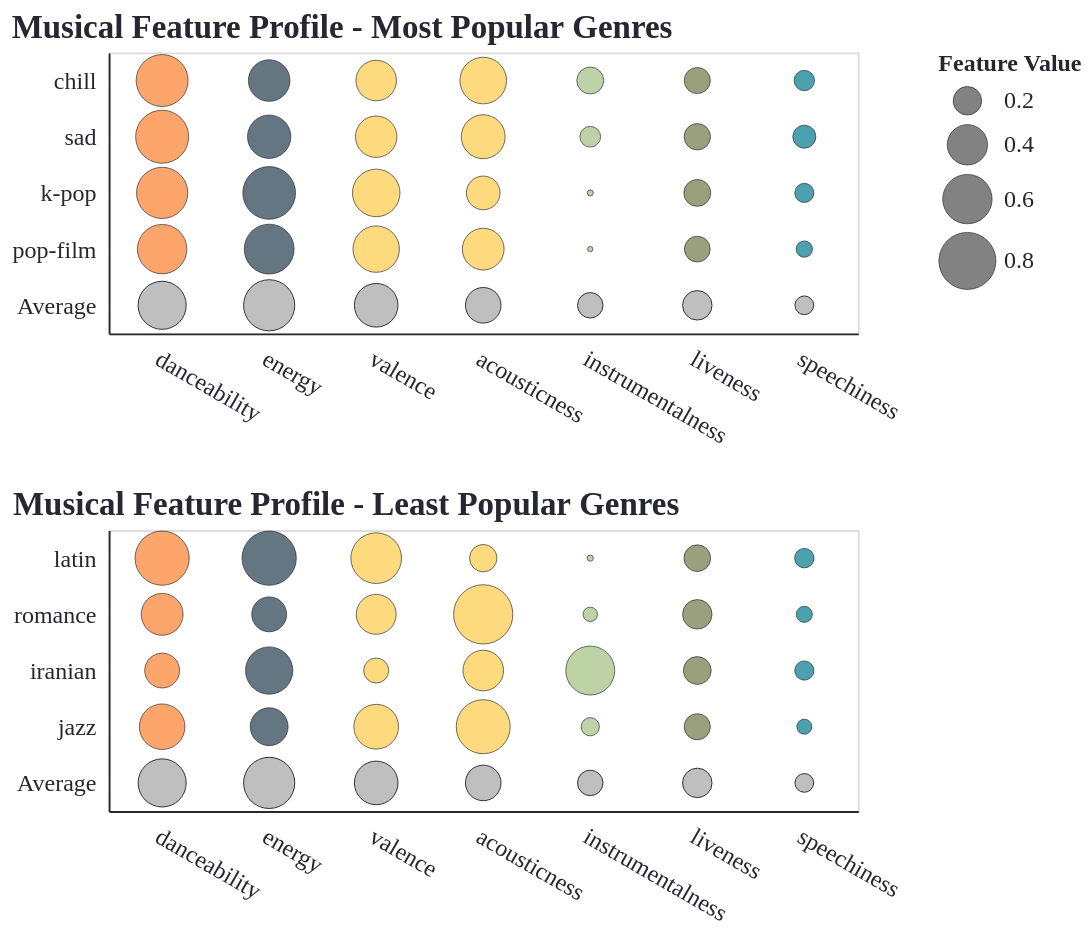

Vega-Lite specification for this chart:
### Vega-Lite specification from a JSON file in a GitHub repository (floating-point values rounded to 4 significant figures)
{"config": {"arc": {"fill": "#F63366"}, "area": {"fill": "#F63366"}, "circle": {"fill": "#F63366", "stroke": "#262730", "strokeWidth": 0.5}, "line": {"stroke": "#F63366"}, "path": {"stroke": "#F63366"}, "point": {"stroke": "#F63366"}, "rect": {"fill": "#F63366"}, "shape": {"stroke": "#F63366"}, "symbol": {"fill": "#F63366"}, "title": {"font": "IBM Plex Mono", "color": "#262730", "fontSize": 17.6, "anchor": "start"}, "subtitle": {"font": "IBM Plex Mono", "color": "#262730", "fontSize": 18, "anchor": "start"}, "axis": {"titleFont": "IBM Plex Mono", "titleColor": "#262730", "titleFontSize": 12.8, "labelFont": "IBM Plex Mono", "labelColor": "#262730", "labelFontSize": 12.8, "gridColor": "#f0f2f6", "domainColor": "#262730", "tickColor": "#fff"}, "header": {"labelFont": "IBM Plex Mono", "titleFont": "IBM Plex Mono", "labelFontSize": 16, "titleFontSize": 16}, "legend": {"titleFont": "IBM Plex Mono", "titleColor": "#262730", "titleFontSize": 12.8, "labelFont": "IBM Plex Mono", "labelColor": "#262730", "labelFontSize": 12.8}, "range": {"category": ["#fcca46", "#fe7f2d", "#233d4d", "#a1c181", "#717744", "#00798c"], "diverging": ["#850018", "#cd1549", "#f6618d", "#fbafc4", "#f5f5f5", "#93c5fe", "#5091e6", "#1d5ebd", "#002f84"], "heatmap": ["#ffb5d4", "#ff97b8", "#ff7499", "#fc4c78", "#ec245f", "#d2004b", "#b10034", "#91001f", "#720008"], "ramp": ["#ffb5d4", "#ff97b8", "#ff7499", "#fc4c78", "#ec245f", "#d2004b", "#b10034", "#91001f", "#720008"], "ordinal": ["#ffb5d4", "#ff97b8", "#ff7499", "#fc4c78", "#ec245f", "#d2004b", "#b10034", "#91001f", "#720008"]}}, "vconcat": [{"layer": [{"data": {"name": "data-f5371fcca5a84b5106228abc5afa647d"}, "mark": {"type": "circle"}, "encoding": {"color": {"field": "feature", "legend": null, "type": "nominal"}, "size": {"field": "value", "legend": {"title": "Feature Value"}, "scale": {"range": [0, 1000]}, "type": "quantitative"}, "tooltip": [{"field": "track_genre", "title": "Genre", "type": "nominal"}, {"field": "feature", "title": "Feature", "type": "nominal"}, {"field": "value", "format": ".2f", "title": "Value", "type": "quantitative"}], "x": {"axis": {"labelAngle": 30}, "field": "feature", "sort": ["danceability", "energy", "valence", "acousticness", "instrumentalness", "liveness", "speechiness"], "title": null, "type": "nominal"}, "y": {"field": "track_genre", "sort": ["chill", "sad", "k-pop", "pop-film"], "title": null, "type": "nominal"}}}, {"data": {"name": "data-e3d30fd7344116baf3e6418e6958f83b"}, "mark": {"type": "circle", "color": "gray", "fillOpacity": 0.5}, "encoding": {"size": {"field": "mean_value", "legend": null, "scale": {"range": [0, 1000]}, "type": "quantitative"}, "tooltip": [{"field": "mean_value", "format": ".2f", "title": "Dataset Mean", "type": "quantitative"}], "x": {"field": "feature", "sort": ["danceability", "energy", "valence", "acousticness", "instrumentalness", "liveness", "speechiness"], "type": "nominal"}, "y": {"field": "track_genre", "sort": ["chill", "sad", "k-pop", "pop-film"], "type": "nominal"}}}], "height": 150, "title": "Musical Feature Profile - Most Popular Genres", "width": 400}, {"layer": [{"data": {"name": "data-ac0a75e147047989746601761bc13e8a"}, "mark": {"type": "circle"}, "encoding": {"color": {"field": "feature", "legend": null, "type": "nominal"}, "size": {"field": "value", "legend": {"title": "Feature Value"}, "scale": {"range": [0, 1000]}, "type": "quantitative"}, "tooltip": [{"field": "track_genre", "title": "Genre", "type": "nominal"}, {"field": "feature", "title": "Feature", "type": "nominal"}, {"field": "value", "format": ".2f", "title": "Value", "type": "quantitative"}], "x": {"axis": {"labelAngle": 30}, "field": "feature", "sort": ["danceability", "energy", "valence", "acousticness", "instrumentalness", "liveness", "speechiness"], "title": null, "type": "nominal"}, "y": {"field": "track_genre", "sort": ["latin", "romance", "iranian", "jazz"], "title": null, "type": "nominal"}}}, {"data": {"name": "data-e3d30fd7344116baf3e6418e6958f83b"}, "mark": {"type": "circle", "color": "gray", "fillOpacity": 0.5}, "encoding": {"size": {"field": "mean_value", "legend": null, "scale": {"range": [0, 1000]}, "type": "quantitative"}, "tooltip": [{"field": "mean_value", "format": ".2f", "title": "Dataset Mean", "type": "quantitative"}], "x": {"field": "feature", "sort": ["danceability", "energy", "valence", "acousticness", "instrumentalness", "liveness", "speechiness"], "type": "nominal"}, "y": {"field": "track_genre", "sort": ["latin", "romance", "iranian", "jazz"], "type": "nominal"}}}], "height": 150, "title": "Musical Feature Profile - Least Popular Genres", "width": 400}], "$schema": "https://vega.github.io/schema/vega-lite/v5.20.1.json", "datasets": {"data-f5371fcca5a84b5106228abc5afa647d": [{"track_genre": "chill", "feature": "danceability", "value": 0.6645}, {"track_genre": "k-pop", "feature": "danceability", "value": 0.6462}, {"track_genre": "pop-film", "feature": "danceability", "value": 0.6006}, {"track_genre": "sad", "feature": "danceability", "value": 0.6923}, {"track_genre": "chill", "feature": "energy", "value": 0.4261}, {"track_genre": "k-pop", "feature": "energy", "value": 0.6843}, {"track_genre": "pop-film", "feature": "energy", "value": 0.6116}, {"track_genre": "sad", "feature": "energy", "value": 0.4626}, {"track_genre": "chill", "feature": "valence", "value": 0.4039}, {"track_genre": "k-pop", "feature": "valence", "value": 0.556}, {"track_genre": "pop-film", "feature": "valence", "value": 0.5306}, {"track_genre": "sad", "feature": "valence", "value": 0.4224}, {"track_genre": "chill", "feature": "acousticness", "value": 0.535}, {"track_genre": "k-pop", "feature": "acousticness", "value": 0.2792}, {"track_genre": "pop-film", "feature": "acousticness", "value": 0.4283}, {"track_genre": "sad", "feature": "acousticness", "value": 0.4741}, {"track_genre": "chill", "feature": "instrumentalness", "value": 0.1786}, {"track_genre": "k-pop", "feature": "instrumentalness", "value": 0.009196}, {"track_genre": "pop-film", "feature": "instrumentalness", "value": 0.006902}, {"track_genre": "sad", "feature": "instrumentalness", "value": 0.1056}, {"track_genre": "chill", "feature": "liveness", "value": 0.1684}, {"track_genre": "k-pop", "feature": "liveness", "value": 0.1776}, {"track_genre": "pop-film", "feature": "liveness", "value": 0.1631}, {"track_genre": "sad", "feature": "liveness", "value": 0.1717}, {"track_genre": "chill", "feature": "speechiness", "value": 0.1024}, {"track_genre": "k-pop", "feature": "speechiness", "value": 0.08993}, {"track_genre": "pop-film", "feature": "speechiness", "value": 0.06546}, {"track_genre": "sad", "feature": "speechiness", "value": 0.1305}], "data-e3d30fd7344116baf3e6418e6958f83b": [{"feature": "danceability", "mean_value": 0.5692, "track_genre": "Average"}, {"feature": "energy", "mean_value": 0.6439, "track_genre": "Average"}, {"feature": "valence", "mean_value": 0.4679, "track_genre": "Average"}, {"feature": "acousticness", "mean_value": 0.3112, "track_genre": "Average"}, {"feature": "instrumentalness", "mean_value": 0.1594, "track_genre": "Average"}, {"feature": "liveness", "mean_value": 0.2137, "track_genre": "Average"}, {"feature": "speechiness", "mean_value": 0.08603, "track_genre": "Average"}], "data-ac0a75e147047989746601761bc13e8a": [{"track_genre": "iranian", "feature": "danceability", "value": 0.2987}, {"track_genre": "jazz", "feature": "danceability", "value": 0.5109}, {"track_genre": "latin", "feature": "danceability", "value": 0.7232}, {"track_genre": "romance", "feature": "danceability", "value": 0.4314}, {"track_genre": "iranian", "feature": "energy", "value": 0.5502}, {"track_genre": "jazz", "feature": "energy", "value": 0.3529}, {"track_genre": "latin", "feature": "energy", "value": 0.7255}, {"track_genre": "romance", "feature": "energy", "value": 0.3001}, {"track_genre": "iranian", "feature": "valence", "value": 0.1543}, {"track_genre": "jazz", "feature": "valence", "value": 0.4923}, {"track_genre": "latin", "feature": "valence", "value": 0.6319}, {"track_genre": "romance", "feature": "valence", "value": 0.3921}, {"track_genre": "iranian", "feature": "acousticness", "value": 0.4058}, {"track_genre": "jazz", "feature": "acousticness", "value": 0.7173}, {"track_genre": "latin", "feature": "acousticness", "value": 0.1849}, {"track_genre": "romance", "feature": "acousticness", "value": 0.8632}, {"track_genre": "iranian", "feature": "instrumentalness", "value": 0.5892}, {"track_genre": "jazz", "feature": "instrumentalness", "value": 0.08199}, {"track_genre": "latin", "feature": "instrumentalness", "value": 0.009364}, {"track_genre": "romance", "feature": "instrumentalness", "value": 0.05062}, {"track_genre": "iranian", "feature": "liveness", "value": 0.1906}, {"track_genre": "jazz", "feature": "liveness", "value": 0.1687}, {"track_genre": "latin", "feature": "liveness", "value": 0.1756}, {"track_genre": "romance", "feature": "liveness", "value": 0.2142}, {"track_genre": "iranian", "feature": "speechiness", "value": 0.0907}, {"track_genre": "jazz", "feature": "speechiness", "value": 0.05557}, {"track_genre": "latin", "feature": "speechiness", "value": 0.09357}, {"track_genre": "romance", "feature": "speechiness", "value": 0.06401}]}}
